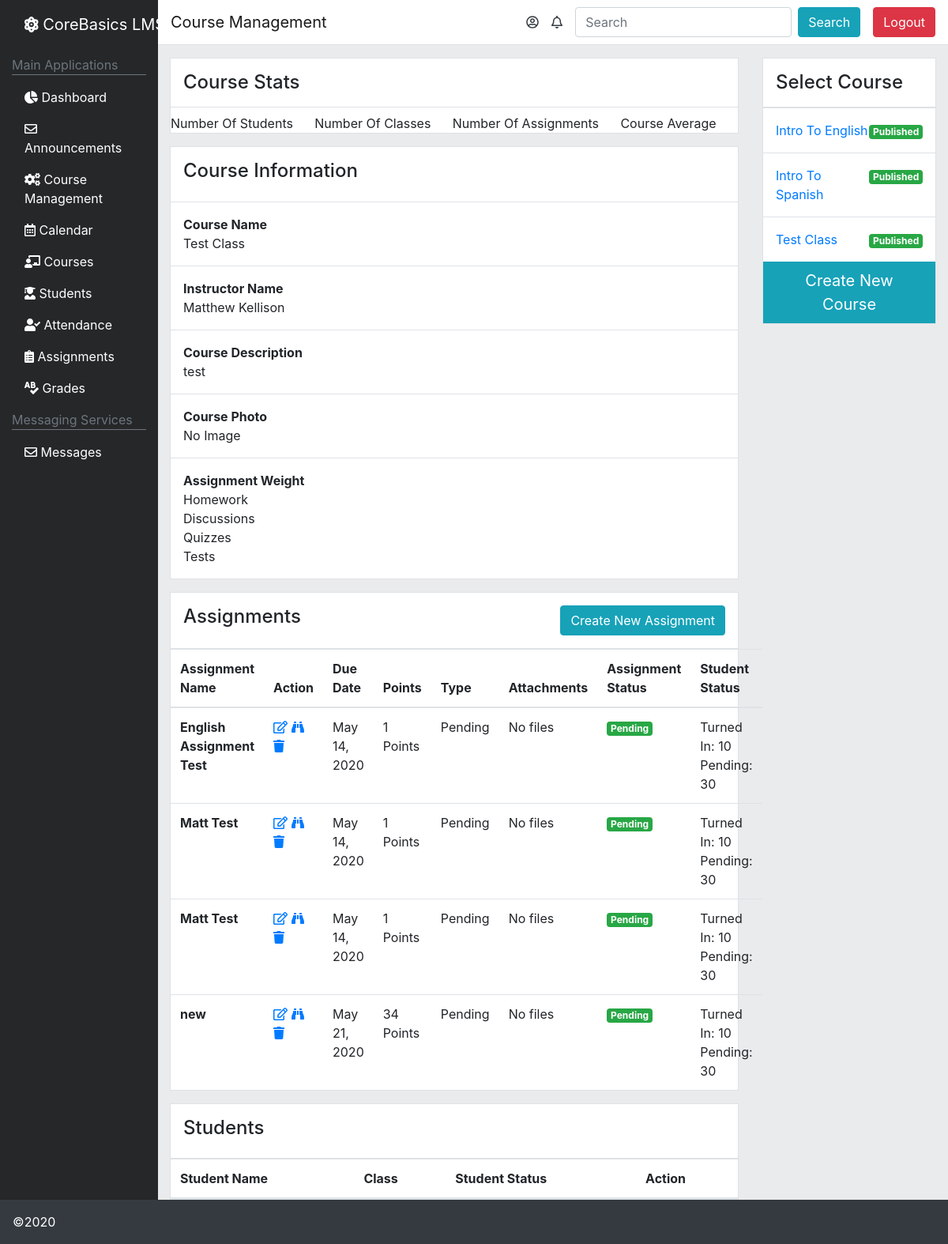
The app's page /course-management/?c=16 (signed in) with its own data.
### LMSSystem/models.py (models this page shows, shortened)
class ClassList(models.Model):
    class_id = models.AutoField(primary_key=True)
    user = models.ForeignKey(User, on_delete=models.CASCADE)
    class_name = models.CharField(max_length=100, blank=False, default="Pending")
    class_subject = models.CharField(max_length=100, blank=False, default="Pending")
    class_description = models.TextField(blank=False,default="Pending")
    class_photo = models.ImageField(upload_to ='classphotos/',blank=True, null=True)
    syllabus_file = models.FileField(upload_to ='syllabus/',blank=True)

class Assignments(models.Model):
    STATUS_CHOICES = (
        ('Pending', 'Pending'),
        ('Published', 'Published'),
        ('Late', 'Late'),
    )
    TYPE_CHOICES =(
        ('File Upload','File Upload'),
        ('Discussion','Discussion'),
        ('Quiz','Quiz'),
        ('Test','Test'),
    )
    assignment_id = models.AutoField(primary_key=True)
    class_id = models.ForeignKey(ClassList, on_delete=models.CASCADE)
    assignment_name = models.CharField(max_length=255, blank=False, null=False, default="None")
    assignment_description = models.TextField(blank=False,default="Pending")
    assignment_type = models.CharField(max_length=11,choices=TYPE_CHOICES, null=False, blank=False, default="Pending")
    due_date = models.DateField(auto_now=False, auto_now_add=False)
    point_value = models.IntegerField(blank=False,null=False,default=0)
    assignment_files = models.FileField(upload_to ='assignments/',blank=True)
    assignment_status = models.CharField(max_length=10,choices=STATUS_CHOICES, null=False, blank=False, default="Pending")

### LMSSystem/views.py (the view, shortened to what this page needs)
# urls.py: path('course-management/', views.coursemanagement, name='coursemanagement'),
def coursemanagement(request):
    if request.user.is_authenticated:
        if request.method == 'GET':
            course = request.GET.get('c')
            listclasses = ClassList.objects.filter(user=request.user)
            liststudents = ClassListGroup.objects.filter(class_id=course)
            listassignments = Assignments.objects.filter(class_id=course)
            if listclasses and course:
                showcourse = ClassList.objects.filter(user=request.user,class_id=course)
                return render(request, 'coursemanagement/index.html', {'pagename':'Course Management','courseexist':"classandcourse",'listclasses':listclasses,'liststudents':liststudents,'listassignments':listassignments,'showcourse':showcourse,'newclassform':CreateNewClass(),'newAssignment':CreateNewAssignment()})
            elif listclasses:
                return render(request, 'coursemanagement/index.html', {'pagename':'Course Management','courseexist':"course",'listclasses':listclasses,'listassignments':listassignments,'newclassform':CreateNewClass(),'newAssignment':CreateNewAssignment()})
            else:
                return render(request, 'coursemanagement/index.html', {'pagename':'Course Management','courseexist':"none",'newclassform':CreateNewClass(),'newAssignment':CreateNewAssignment()})

### LMSSystem/forms.py
class CreateNewClass(ModelForm):
    class_name = forms.CharField(max_length=100,widget=forms.TextInput(attrs={'class': 'form-control','placeholder':'Intro To English'}))
    class_subject = forms.CharField(max_length=100,widget=forms.TextInput(attrs={'class': 'form-control','placeholder':'English'}))
    class_photo = forms.ImageField(required=False,widget=forms.ClearableFileInput(attrs={'class': 'form-control-file'}))
    class_description = forms.CharField(widget=forms.Textarea(attrs={'class': 'form-control'}))
    syllabus = forms.FileField(required=False,widget=forms.ClearableFileInput(attrs={'class': 'form-control-file'}))
    class Meta:
        model = ClassList
        fields = ['class_name','class_subject','class_photo','class_description', 'syllabus']

### LMSSystem/templates/coursemanagement/index.html (shortened to what this page needs)
<!doctype html>
<html lang="en">
    {% include 'base-templates/headtag.html' %}
    <body>
        <div class="container-fluid">
            <div class="row">
                {% include 'base-templates/dashboard-sidebar.html' %}
                <div class="col-lg-10 pl-0 pr-0" style="background: #EAEBEC;">
                    {% include 'base-templates/top-navbar.html' %}
                    <div class="container-fluid">
                        <div class="row">
                            {% block startingview %}
                            {% if courseexist == "classandcourse" %}
                            <div class="col-lg-9">
                                <div class="mt-3 bg-white border">
                                    <div class="p-3 h4 border-bottom">Course Stats</div>
                                    <div class="d-flex">
                                        <div class="mr-auto">Number Of Students</div>
                                        <div class="mr-auto">Number Of Classes</div>
                                        <div class="mr-auto">Number Of Assignments</div>
                                        <div class="mr-auto">Course Average</div>
                                    </div>
                                </div>
                                    {% block courseContent %}
                                    {% for row in showcourse %}
                                <div class="mt-3 bg-white border">
                                    <div class="p-3 border-bottom">
                                        <h4>Course Information</h4>
                                    </div>
                                    <div class="p-3 border-bottom">
                                        <div>
                                            <strong>Course Name</strong>
                                        </div>
                                        <div>
                                            {{ row.class_name }}
                                        </div>
                                    </div>
                                    <div class="p-3 border-bottom">
                                        <div>
                                            <strong>Instructor Name</strong>
                                        </div>
                                        <div>
                                            {{ row.user.first_name }} {{ row.user.last_name }}
                                        </div>
                                    </div>
                                    <div class="p-3 border-bottom">
                                        <div>
                                            <strong>Course Description</strong>
                                        </div>
                                        <div>
                                            {{ row.class_description }}
                                        </div>
                                    </div>
                                    <div class="p-3 border-bottom">
                                        <div>
                                            <strong>Course Photo</strong>
                                        </div>
                                        <div>
                                            {% if not row.class_photo %}
                                            No Image
                                            {% else %}
                                            <img src="{{ row.class_photo.url }}" alt="" class="w-25">
                                            {% endif %}
                                        </div>
                                    </div>
                                    <div class="p-3">
                                        <div>
                                            <strong>Assignment Weight</strong>
                                        </div>
                                        <div>
                                            <div>Homework</div>
                                            <div>Discussions</div>
                                            <div>Quizzes</div>
                                            <div>Tests</div>
                                        </div>
                                    </div>
                                </div>
                                {% endfor %}
                                {% endblock %}
                                <div class="mt-3 bg-white border">
                                    <div class="p-3 border-bottom d-flex">
                                        <div class="mr-auto">
                                            <h4>Assignments</h4>
                                        </div>
                                        <div>
                                            <button class="btn btn-info" data-toggle="modal" data-target="#newAssignment">Create New Assignment</button>
                                        </div>
                                    </div>
                                    <table class="table table-hover table-responsive-lg m-0">
                                        <thead>
                                          <tr>
                                            <th scope="col">Assignment Name</th>
                                            <th scope="col">Action</th>
                                            <th scope="col">Due Date</th>
                                            <th scope="col">Points</th>
                                            <th scope="col">Type</th>
                                            <th scope="col">Attachments</th>
                                            <th scope="col">Assignment Status</th>
                                            <th scope="col">Student Status</th>
                                          </tr>
                                        </thead>
                                        <tbody>
                                            {% block assignmentList %}
                                            {% for row in listassignments %}
                                            <tr>
                                                <th scope="row">{{ row.assignment_name }}</th>
                                                <td>
                                                    <a href=""><i class="far fa-edit"></i></a>
                                                    <a href=""><i class="fas fa-binoculars"></i></a>
                                                    <a href=""><i class="fa fa-trash"></i></a>
                                                </td>
                                                <td>{{ row.due_date }}</td>
                                                <td>{{ row.point_value }} Points</td>
                                                <td>{{ row.assignment_type }}</td>
                                                {% if not row.assignment_files %}
                                                <td>No files</td>
                                                {% else %}
                                                <td><a href="{{ row.assignment_files.url }}" download>Download File</a></td>
                                                {% endif %}
                                                <td><span class="badge badge-success">{{ row.assignment_status }}</span></td>
                                                <td>
                                                    <div>Turned In: 10</div>
                                                    <div>Pending: 30</div>
                                                </td>
                                            </tr>
                                            {% endfor %}
                                            {% endblock %}
                                        </tbody>
                                    </table>
                                </div>
                                <div class="mt-3 bg-white border">
                                    <div class="p-3 border-bottom">
                                        <h4>Students</h4>
                                    </div>
                                    <table class="table table-hover table-responsive-lg m-0">
                                        <thead>
                                          <tr>
                                            <th scope="col">Student Name</th>
                                            <th scope="col">Class</th>
                                            <th scope="col">Student Status</th>
                                            <th scope="col">Action</th>
                                          </tr>
                                        </thead>
                                    </table>
                                </div>
                            </div>
                            <div class="col-lg-3">
                                <div class="mt-3 bg-white border">
                                    <div class="p-3 border-bottom">
                                        <div class="h4 m-0">Select Course</div>
                                    </div>
                                    {% block courseListAll %}
                                    {% for row in listclasses %}
                                    <div class="p-3 border-top d-flex">
                                        <div class="mr-auto"><a href="?c={{ row.class_id }}">{{ row.class_name }}</a></div>
                                        <div class=""><span class="badge badge-success">Published</button></div>
                                    </div>
                                    {% endfor %}
                                    {% endblock %}
                                    <button class="btn btn-info btn-lg w-100" style="border-radius: 0px!important;" data-toggle="modal" data-target="#newCourse">Create New Course</button>
                                </div>
                            </div>
                            {% endif %}
                            {% endblock %}
                        </div>
                    </div>
                </div>
            </div>
        </div>
        {% include 'base-templates/footer.html' %}
    </body>
</html>

### records on screen
ClassList: class_name "Test Class", user.first_name "Matthew", user.last_name "Kellison", class_description "test", class_photo "No Image"
Assignments: assignment_name "English Assignment Test", due_date "May 14, 2020", point_value "1", assignment_type "Pending", assignment_files "No files", assignment_status "Pending"
Assignments: assignment_name "Matt Test", due_date "May 14, 2020", point_value "1", assignment_type "Pending", assignment_files "No files", assignment_status "Pending"
Assignments: assignment_name "Matt Test", due_date "May 14, 2020", point_value "1", assignment_type "Pending", assignment_files "No files", assignment_status "Pending"
Assignments: assignment_name "new", due_date "May 21, 2020", point_value "34", assignment_type "Pending", assignment_files "No files", assignment_status "Pending"
ClassList: class_name "Intro To English"
ClassList: class_name "Intro To Spanish"

### other values on screen
{{ pagename }} "Course Management"
